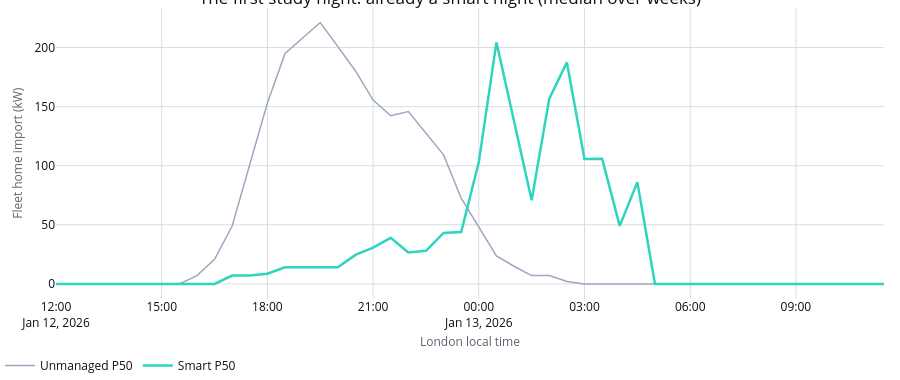

The notebook cell saved with this chart:
### Code cell
night_zero = fleet_world.query("night_index == 0").merge(
    base.forecast_prices[["world_id", "slot_index", "wholesale_forecast_gbp_per_mwh"]],
    on=["world_id", "slot_index"],
)
night_zero["cost"] = night_zero["home_import_kwh"] * night_zero["wholesale_forecast_gbp_per_mwh"]
first_night = (
    night_zero.groupby(["world_id", "path_id"])[["home_import_kwh", "cost"]]
    .sum()
    .assign(average_price=lambda frame: frame["cost"] / frame["home_import_kwh"])
    .reset_index()
)
first_night_prices = first_night.pivot(
    index="world_id", columns="path_id", values="average_price"
).rename(columns=PATH_LABELS)

first_night_figure = go.Figure()
for path_id in ("normal", "selected"):
    rows = (
        night_zero.query("path_id == @path_id")
        .groupby("interval_start_utc")["home_import_kw"]
        .median()
    )
    first_night_figure.add_trace(
        go.Scatter(
            x=rows.index.tz_convert(LONDON),
            y=rows.round(2),
            line={"color": PATH_STYLES[path_id]["color"], "width": PATH_STYLES[path_id]["width"]},
            name=f"{PATH_LABELS[path_id]} P50",
        )
    )
first_night_figure.update_layout(
    title="The first study night: already a smart night (median over weeks)",
    xaxis_title="London local time",
    yaxis_title="Fleet home import (kW)",
)
apply_notebook_style(first_night_figure, height=380)

### Figure 1 — Plotly figure (JSON) as saved in the notebook; plotly's stock layout.template omitted (floating-point values rounded to 4 significant figures)
{"data": [{"line": {"color": "#9AA9BF", "width": 1.5}, "name": "Unmanaged P50", "x": ["2026-01-12T12:00:00+00:00", "2026-01-12T12:30:00+00:00", "2026-01-12T13:00:00+00:00", "2026-01-12T13:30:00+00:00", "2026-01-12T14:00:00+00:00", "2026-01-12T14:30:00+00:00", "2026-01-12T15:00:00+00:00", "2026-01-12T15:30:00+00:00", "2026-01-12T16:00:00+00:00", "2026-01-12T16:30:00+00:00", "2026-01-12T17:00:00+00:00", "2026-01-12T17:30:00+00:00", "2026-01-12T18:00:00+00:00", "2026-01-12T18:30:00+00:00", "2026-01-12T19:00:00+00:00", "2026-01-12T19:30:00+00:00", "2026-01-12T20:00:00+00:00", "2026-01-12T20:30:00+00:00", "2026-01-12T21:00:00+00:00", "2026-01-12T21:30:00+00:00", "2026-01-12T22:00:00+00:00", "2026-01-12T22:30:00+00:00", "2026-01-12T23:00:00+00:00", "2026-01-12T23:30:00+00:00", "2026-01-13T00:00:00+00:00", "2026-01-13T00:30:00+00:00", "2026-01-13T01:00:00+00:00", "2026-01-13T01:30:00+00:00", "2026-01-13T02:00:00+00:00", "2026-01-13T02:30:00+00:00", "2026-01-13T03:00:00+00:00", "2026-01-13T03:30:00+00:00", "2026-01-13T04:00:00+00:00", "2026-01-13T04:30:00+00:00", "2026-01-13T05:00:00+00:00", "2026-01-13T05:30:00+00:00", "2026-01-13T06:00:00+00:00", "2026-01-13T06:30:00+00:00", "2026-01-13T07:00:00+00:00", "2026-01-13T07:30:00+00:00", "2026-01-13T08:00:00+00:00", "2026-01-13T08:30:00+00:00", "2026-01-13T09:00:00+00:00", "2026-01-13T09:30:00+00:00", "2026-01-13T10:00:00+00:00", "2026-01-13T10:30:00+00:00", "2026-01-13T11:00:00+00:00", "2026-01-13T11:30:00+00:00"], "y": [0.0, 0.0, 0.0, 0.0, 0.0, 0.0, 0.0, 0.0, 7.0, 20.71, 49.0, 101.0, 153.0, 195.1, 208.3, 221.2, 200.8, 180.2, 155.6, 142.2, 145.8, 127.7, 109.2, 72.51, 48.67, 23.72, 14.92, 7.0, 7.0, 1.97, 0.0, 0.0, 0.0, 0.0, 0.0, 0.0, 0.0, 0.0, 0.0, 0.0, 0.0, 0.0, 0.0, 0.0, 0.0, 0.0, 0.0, 0.0], "type": "scatter"}, {"line": {"color": "#2DD4BF", "width": 2.5}, "name": "Smart P50", "x": ["2026-01-12T12:00:00+00:00", "2026-01-12T12:30:00+00:00", "2026-01-12T13:00:00+00:00", "2026-01-12T13:30:00+00:00", "2026-01-12T14:00:00+00:00", "2026-01-12T14:30:00+00:00", "2026-01-12T15:00:00+00:00", "2026-01-12T15:30:00+00:00", "2026-01-12T16:00:00+00:00", "2026-01-12T16:30:00+00:00", "2026-01-12T17:00:00+00:00", "2026-01-12T17:30:00+00:00", "2026-01-12T18:00:00+00:00", "2026-01-12T18:30:00+00:00", "2026-01-12T19:00:00+00:00", "2026-01-12T19:30:00+00:00", "2026-01-12T20:00:00+00:00", "2026-01-12T20:30:00+00:00", "2026-01-12T21:00:00+00:00", "2026-01-12T21:30:00+00:00", "2026-01-12T22:00:00+00:00", "2026-01-12T22:30:00+00:00", "2026-01-12T23:00:00+00:00", "2026-01-12T23:30:00+00:00", "2026-01-13T00:00:00+00:00", "2026-01-13T00:30:00+00:00", "2026-01-13T01:00:00+00:00", "2026-01-13T01:30:00+00:00", "2026-01-13T02:00:00+00:00", "2026-01-13T02:30:00+00:00", "2026-01-13T03:00:00+00:00", "2026-01-13T03:30:00+00:00", "2026-01-13T04:00:00+00:00", "2026-01-13T04:30:00+00:00", "2026-01-13T05:00:00+00:00", "2026-01-13T05:30:00+00:00", "2026-01-13T06:00:00+00:00", "2026-01-13T06:30:00+00:00", "2026-01-13T07:00:00+00:00", "2026-01-13T07:30:00+00:00", "2026-01-13T08:00:00+00:00", "2026-01-13T08:30:00+00:00", "2026-01-13T09:00:00+00:00", "2026-01-13T09:30:00+00:00", "2026-01-13T10:00:00+00:00", "2026-01-13T10:30:00+00:00", "2026-01-13T11:00:00+00:00", "2026-01-13T11:30:00+00:00"], "y": [0.0, 0.0, 0.0, 0.0, 0.0, 0.0, 0.0, 0.0, 0.0, 0.0, 7.0, 7.0, 8.66, 14.0, 14.0, 14.0, 14.0, 24.5, 30.7, 38.93, 26.52, 28.02, 43.08, 43.87, 103.1, 204.4, 137.9, 70.74, 156.8, 187.4, 105.6, 106.0, 49.07, 86.12, 0.0, 0.0, 0.0, 0.0, 0.0, 0.0, 0.0, 0.0, 0.0, 0.0, 0.0, 0.0, 0.0, 0.0], "type": "scatter"}], "layout": {"title": {"text": "The first study night: already a smart night (median over weeks)"}, "xaxis": {"title": {"text": "London local time"}}, "yaxis": {"title": {"text": "Fleet home import (kW)"}}, "margin": {"b": 76}, "height": 380, "paper_bgcolor": "#FFFFFF", "plot_bgcolor": "#FFFFFF"}}
